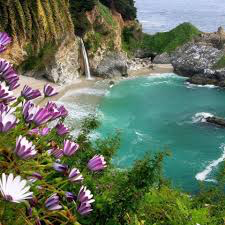
#> input picture nature.png, 225 x 225 px
$ python ManipulacaoEspacoCores.py   (older library calls are emulated)
#> lines starting #> are read from the running program, lines starting #| are printed output that depends on the picture
import numpy as np
import matplotlib.pyplot as plt
from scipy import misc

def RGB(figureRGB):
    figureGB = np.copy(figureRGB)
    figureGB[:,:,0] = 0

    figureRB = np.copy(figureRGB)
    figureRB[:,:,1] = 0

    figureRG = np.copy(figureRGB)
    figureRG[:,:,2] = 0

    plt.figure()
    plt.subplot(1,4,1)
    plt.title('RGB')
    plt.imshow(figureRGB)
    plt.subplot(1,4,2)
    plt.title('R = 0')
    plt.imshow(figureGB)
    plt.subplot(1,4,3)
    plt.title('G = 0')
    plt.imshow(figureRB)
    plt.subplot(1,4,4)
    plt.title('B = 0')
    plt.imshow(figureRG)

    plt.figure()
    plt.subplot(1,4,1)
    plt.title('RGB')
    plt.imshow(figureRGB, vmin=0, vmax=1)
    plt.subplot(1,4,2)
    plt.title('Red')
    plt.imshow(figureRGB[:,:,0], cmap='gray', vmin=0, vmax=1)
    plt.subplot(1,4,3)
    plt.title('Green')
    plt.imshow(figureRGB[:,:,1], cmap='gray', vmin=0, vmax=1)
    plt.subplot(1,4,4)
    plt.title('Blue')
    plt.imshow(figureRGB[:,:,2], cmap='gray', vmin=0, vmax=1)


    ''' RGB com Mediana '''
# [36 lines of commented-out code are left out]

def ConversionRGB2CMY(figureRGB):
    figureCMY = np.copy(figureRGB)

    ''' Transformação de RGB para CMY '''
    figureCMY = 1 - figureCMY
    '''
    plt.figure()
    plt.subplot(1,4,1)
    plt.title('CMY')
    plt.imshow(figureCMY, vmin=0, vmax=1)
    plt.subplot(1,4,2)
    plt.title('Cyan')
    plt.imshow(figureCMY[:,:,0], cmap='gray', vmin=0, vmax=1)
    plt.subplot(1,4,3)
    plt.title('Magenta')
    plt.imshow(figureCMY[:,:,1], cmap='gray', vmin=0, vmax=1)
    plt.subplot(1,4,4)
    plt.title('Yellow')
    plt.imshow(figureCMY[:,:,2], cmap='gray', vmin=0, vmax=1)'''

    ''' CMY com Mediana '''
    figureCMYcomMediana = np.copy(figureCMY)
    windowSize = 3
    matrizWindowSize = []
    xpiso, ypiso = np.floor(windowSize/2), np.floor(windowSize/2)
    u, v = (int)(-xpiso), (int)(-ypiso)

    for i in range(size[0] - windowSize//2):
        for j in range(size[1] - windowSize//2):
            for nivel in range(3):
                while u <= xpiso:
                    while v <= ypiso:
                        if i >= windowSize//2 and j >= windowSize//2:
                            matrizWindowSize.append(figureCMY[i + u, j + v, nivel])
                        v += 1
                    u += 1
                    v = (int)(-ypiso)

                mediana = np.median(matrizWindowSize)

                figureCMYcomMediana[i, j, nivel] = mediana
                u, v = (int)(-xpiso), (int)(-ypiso)
                matrizWindowSize = []
    '''
    plt.figure()
    plt.subplot(1,4,1)
    plt.title('CMY com Mediana')
    plt.imshow(figureCMYcomMediana, vmin=0, vmax=1)
    plt.subplot(1,4,2)
    plt.title('Cyan')
    plt.imshow(figureCMYcomMediana[:,:,0], cmap='gray', vmin=0, vmax=1)
    plt.subplot(1,4,3)
    plt.title('Magenta')
    plt.imshow(figureCMYcomMediana[:,:,1], cmap='gray', vmin=0, vmax=1)
    plt.subplot(1,4,4)
    plt.title('Yellow')
    plt.imshow(figureCMYcomMediana[:,:,2], cmap='gray', vmin=0, vmax=1)  '''

def ConversionRGB2HSI(figureRGB, size):
    figureHSI = np.zeros(size).astype(float)

    ''' Transformação de RGB para HSI '''
    for linha in range(size[0]):
        for coluna in range(size[1]):
            teta = np.arccos((0.5 * np.absolute(
                2 * figureRGB[linha, coluna, 0] - figureRGB[linha, coluna, 1] - figureRGB[linha, coluna, 2]
                )) / (np.sqrt(
                    np.power(figureRGB[linha, coluna, 0] -
                        figureRGB[linha, coluna, 1], 2) +
                            (figureRGB[linha, coluna, 0] -
                                figureRGB[linha, coluna, 2]) * (figureRGB[linha, coluna, 1] -
                                figureRGB[linha, coluna, 2])
                            )))
            #print(teta)
            if (figureRGB[linha, coluna, 2] <= figureRGB[linha, coluna, 1]):
                figureHSI[linha, coluna, 0] = teta      # H
            else:
                figureHSI[linha, coluna, 0] = 6.28319 - teta     # H

            # S
            figureHSI[linha, coluna, 1] = 1 - (3/(figureRGB[linha, coluna, 0] +
                        figureRGB[linha, coluna, 1] +
                            figureRGB[linha, coluna, 2])) *  min(figureRGB[linha, coluna, 0],
                                    figureRGB[linha, coluna, 1],
                                    figureRGB[linha, coluna, 2])
            # I
            figureHSI[linha, coluna, 2] =  (1/3)*(figureRGB[linha, coluna, 0] +
                      figureRGB[linha, coluna, 1] +
                      figureRGB[linha, coluna, 2])

            #if(figureHSI[linha, coluna, 0] ==' nan'):
            #print(figureHSI[linha, coluna, 0])

    plt.figure()
    plt.subplot(1,4,1)
    plt.title('HSI')
    plt.imshow(figureHSI, vmin=0, vmax=1)
    plt.subplot(1,4,2)
    plt.title('H')
    plt.imshow(figureHSI[:,:,0], cmap='gray', vmin=0, vmax=1)
    plt.subplot(1,4,3)
    plt.title('S')
    plt.imshow(figureHSI[:,:,1], cmap='gray', vmin=0, vmax=1)
    plt.subplot(1,4,4)
    plt.title('I')
    plt.imshow(figureHSI[:,:,2], cmap='gray', vmin=0, vmax=1)

    ''' HSI com Mediana '''
    figureHSIcomMediana = np.copy(figureHSI)
    windowSize = 3
    matrizWindowSize = []
    xpiso, ypiso = np.floor(windowSize/2), np.floor(windowSize/2)
    u, v = (int)(-xpiso), (int)(-ypiso)

    for i in range(size[0] - windowSize//2):
        for j in range(size[1] - windowSize//2):
            for nivel in range(3):
                while u <= xpiso:
                    while v <= ypiso:
                        if i >= windowSize//2 and j >= windowSize//2:
                            matrizWindowSize.append(figureHSI[i + u, j + v, nivel])
                        v += 1
                    u += 1
                    v = (int)(-ypiso)

                mediana = np.median(matrizWindowSize)

                figureHSIcomMediana[i, j, nivel] = mediana
                u, v = (int)(-xpiso), (int)(-ypiso)
                matrizWindowSize = []

    plt.figure()
    plt.subplot(1,4,1)
    plt.title('HSI com Mediana')
    plt.imshow(figureHSIcomMediana, vmin=0, vmax=1)
    plt.subplot(1,4,2)
    plt.title('H')
    plt.imshow(figureHSIcomMediana[:,:,0], cmap='gray', vmin=0, vmax=1)
    plt.subplot(1,4,3)
    plt.title('S')
    plt.imshow(figureHSIcomMediana[:,:,1], cmap='gray', vmin=0, vmax=1)
    plt.subplot(1,4,4)
    plt.title('I')
    plt.imshow(figureHSIcomMediana[:,:,2], cmap='gray', vmin=0, vmax=1)

    '''
    plt.figure()

    plt.subplot(1,4,1)
    plt.title("Histograma HSI")
    print(np.ndarray.flatten(figureHSI))
    #figureRGB *= 255
    plt.hist(np.ndarray.flatten(figureHSI), bins = 256, range = (0, 10));
    #print(np.ndarray.flatten(figureHSI).min())
    #np.histogram(np.ndarray.flatten(figureRGB), bins = 256)
    '''

nature = misc.imread("nature.png")
#> nature is the input picture: shape (225, 225, 3); mean R, G, B 101.2, 115.8, 94.8
figureRGB = np.copy(nature)
figureRGB = figureRGB.astype(float)/255
size = np.shape(figureRGB)
#> size = (225, 225, 3)

RGB(figureRGB)
#> in RGB, `figureGB[:,:,0] = 0`:
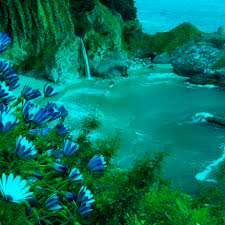
#> figureGB: shape (225, 225, 3) float64; mean R, G, B 0, 0.454, 0.372
#> in RGB, `figureRB[:,:,1] = 0`:
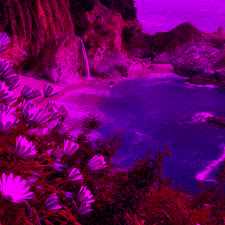
#> figureRB: shape (225, 225, 3) float64; mean R, G, B 0.397, 0, 0.372
#> in RGB, `figureRG[:,:,2] = 0`:
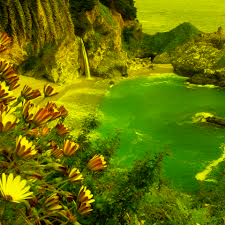
#> figureRG: shape (225, 225, 3) float64; mean R, G, B 0.397, 0.454, 0
ConversionRGB2CMY(figureRGB)
#> in ConversionRGB2CMY, `figureCMY = 1 - figureCMY`:
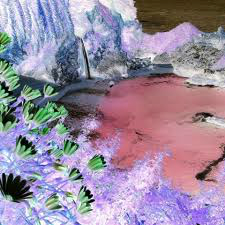
#> figureCMY: shape (225, 225, 3) float64; mean R, G, B 0.603, 0.546, 0.628
#> after the loop in ConversionRGB2CMY, `for i in range(size[0] - windowSize//2):`: figureCMYcomMediana: shape (225, 225, 3) float64; 0.88% of the values are NaN or infinite; the others: min 0, max 1, mean 0.594
ConversionRGB2HSI(figureRGB, size)
#> after the loop in ConversionRGB2HSI, `for linha in range(size[0]):`: figureHSI: shape (225, 225, 3) float64; 0.09% of the values are NaN or infinite; the others: min -2.22e-16, max 6.27, mean 0.813
#> after the loop in ConversionRGB2HSI, `for i in range(size[0] - windowSize//2):`: figureHSIcomMediana: shape (225, 225, 3) float64; 1.29% of the values are NaN or infinite; the others: min 0, max 6.27, mean 0.796
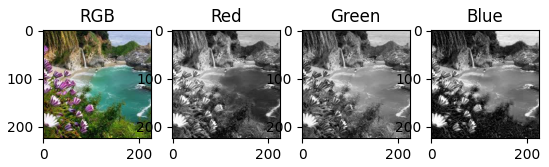
#> figure drawn by matplotlib, 4 panels
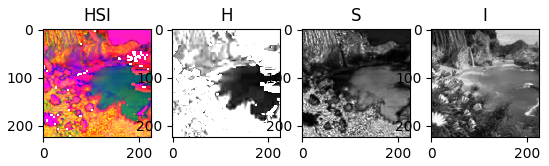
#> figure drawn by matplotlib, 4 panels
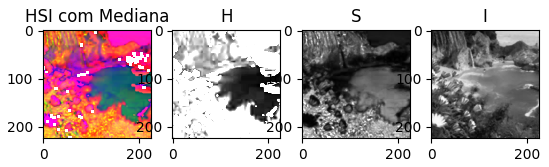
#> figure drawn by matplotlib, 4 panels
